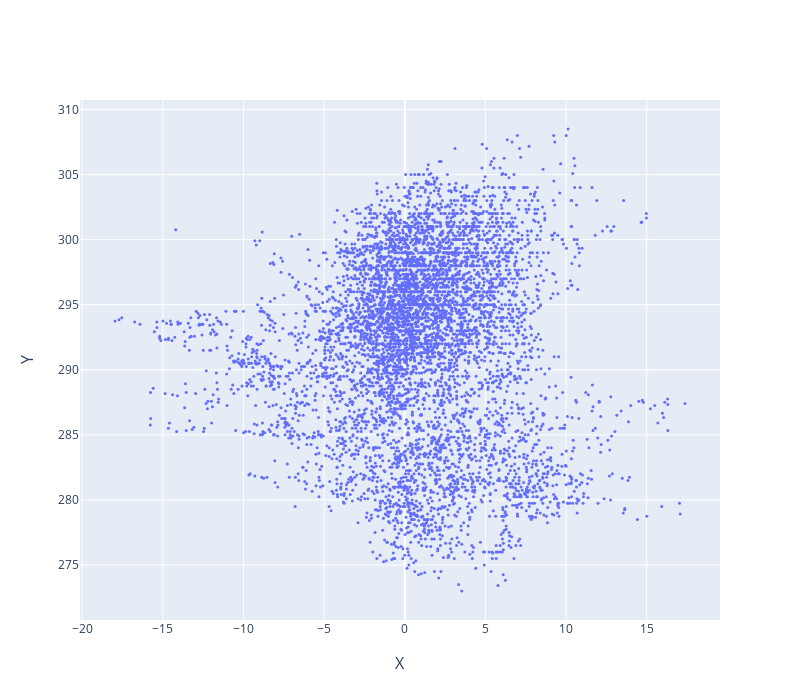

Notebook cell for this chart:
### Code cell
import plotly.graph_objects as go
from plotly.subplots import make_subplots

fig = make_subplots(rows=1, 
                    cols=1, 
                    start_cell="top-left",
                    x_title='X',
                    y_title='Y')

fig.add_trace(go.Scatter(x=X_train_cpy['U'], y=X_train_cpy['T'], mode="markers", marker=dict(size=3)),
              row=1, col=1)


fig.update_layout(height=700, width=800)

fig.show()

X_train_cpy['CLCT'].hist()

### Figure 1 — Plotly figure (JSON) as saved in the notebook; plotly's stock layout.template omitted (floating-point values rounded to 4 significant figures; data arrays with more than 128 entries replaced by an {"elided": "..."} marker saying what was removed)
{"data": [{"marker": {"size": 3}, "mode": "markers", "type": "scatter", "x": {"elided": "6239 float values"}, "xaxis": "x", "y": {"elided": "6239 float values"}, "yaxis": "y"}], "layout": {"annotations": [{"font": {"size": 16}, "showarrow": false, "text": "X", "x": 0.5, "xanchor": "center", "xref": "paper", "y": 0, "yanchor": "top", "yref": "paper", "yshift": -30}, {"font": {"size": 16}, "showarrow": false, "text": "Y", "textangle": -90, "x": 0, "xanchor": "right", "xref": "paper", "xshift": -40, "y": 0.5, "yanchor": "middle", "yref": "paper"}], "height": 700, "width": 800, "xaxis": {"anchor": "y", "domain": [0, 1]}, "yaxis": {"anchor": "x", "domain": [0, 1]}}}
